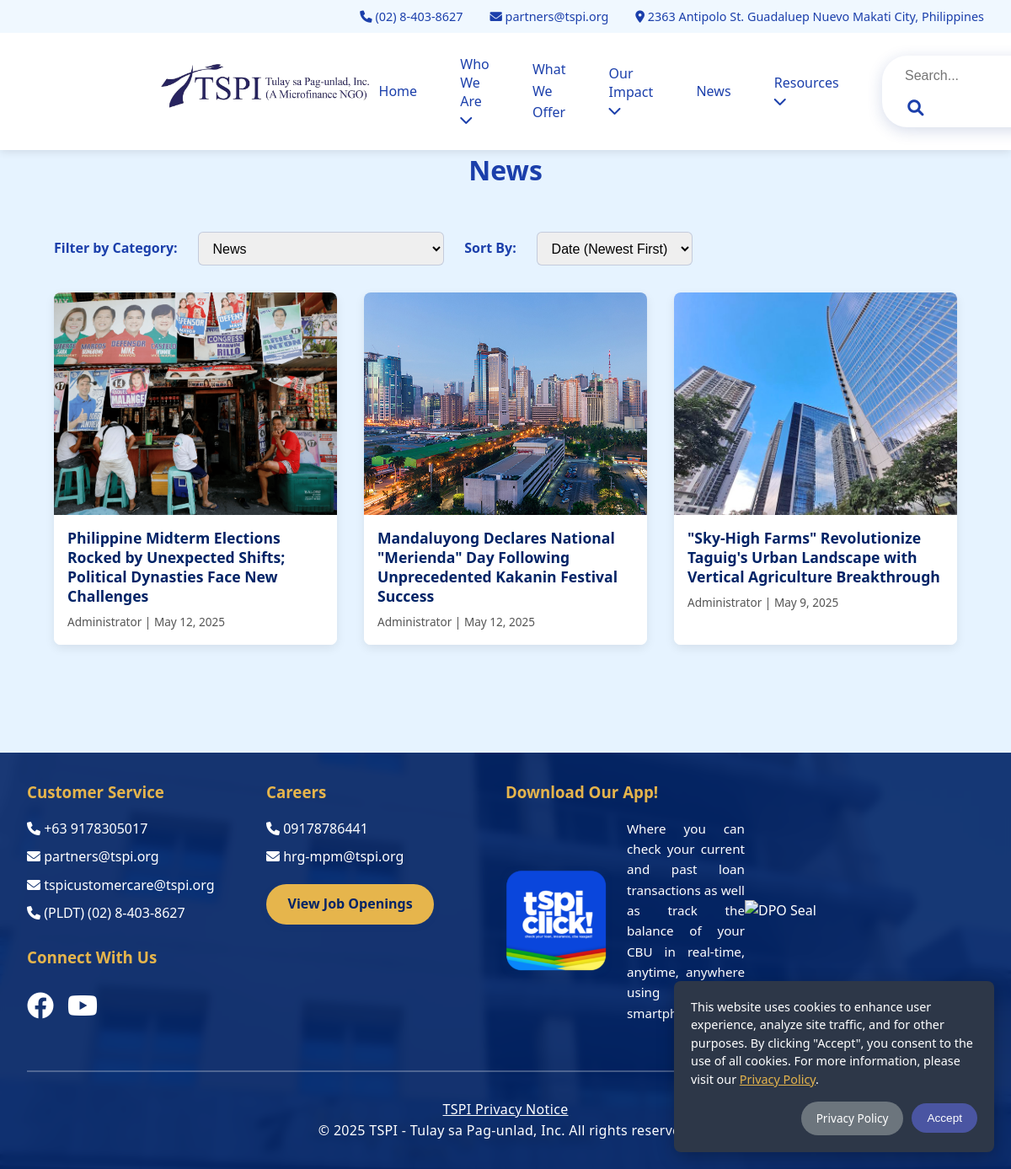
Page /news.php?category=1 on the committed database.
### tables this page shows
CREATE TABLE `categories` (
  `id` int(11) NOT NULL,
  `name` varchar(100) NOT NULL,
  `slug` varchar(100) NOT NULL
);

CREATE TABLE `content` (
  `id` int(11) NOT NULL,
  `title` varchar(255) NOT NULL,
  `slug` varchar(255) NOT NULL,
  `thumbnail` varchar(255) DEFAULT NULL,
  `content` text NOT NULL,
  `excerpt` varchar(500) DEFAULT NULL,
  `author_id` int(11) NOT NULL,
  `published_at` timestamp NOT NULL DEFAULT current_timestamp(),
  `status` enum('draft','published','archived') DEFAULT 'draft',
  `vote_score` int(11) NOT NULL DEFAULT 0
);

CREATE TABLE `users` (
  `id` int(11) NOT NULL,
  `username` varchar(50) NOT NULL,
  `password` varchar(255) NOT NULL,
  `name` varchar(100) NOT NULL,
  `email` varchar(100) NOT NULL,
  `role` varchar(20) NOT NULL DEFAULT 'editor',
  `status` enum('active','inactive','banned') DEFAULT 'inactive',
  `created_at` timestamp NOT NULL DEFAULT current_timestamp(),
  `profile_picture` varchar(255) DEFAULT NULL
);

### includes/config.php (called while the page is built, shortened)
<?php
function sanitize($input) {
    return htmlspecialchars($input, ENT_QUOTES, 'UTF-8');
}

### news.php (the view, shortened to what this page needs)
<?php
include 'includes/header.php';
?>
<?php
$categories_list = $pdo->query("SELECT * FROM categories ORDER BY name")->fetchAll();
$filter_category = isset($_GET['category']) ? (int)
    $_GET['category'] : null;
$sort_options = [
    'published_at_desc' => 'Date (Newest First)',
    'published_at_asc'  => 'Date (Oldest First)',
    'title_asc'         => 'Title (A-Z)',
    'title_desc'        => 'Title (Z-A)',
];
$current_sort = isset($_GET['sort']) && array_key_exists($_GET['sort'], $sort_options)
    ? $_GET['sort']
    : 'published_at_desc';
$sql = "SELECT a.id, a.title, a.slug, a.thumbnail, a.content, a.published_at, a.author_id, u.name as author_name
        FROM content a
        JOIN users u ON a.author_id = u.id";
$params = [];
if ($filter_category) {
    $sql .= " JOIN content_categories ac ON a.id = ac.content_id";
}
$sql .= " WHERE a.status = 'published'";
if ($filter_category) {
    $sql .= " AND ac.category_id = ?";
    $params[] = $filter_category;
}
switch ($current_sort) {
    case 'published_at_desc':
    default:
        $sql .= " ORDER BY a.published_at DESC";
        break;
}
$stmt = $pdo->prepare($sql);
$stmt->execute($params);
$news_contents = $stmt->fetchAll();
$dynamic_page_title = "TSPI News";
if ($filter_category) {
    foreach ($categories_list as $cat) {
        if ($cat['id'] == $filter_category) {
            $dynamic_page_title = sanitize($cat['name']);
            break;
        }
    }
}
?>
<main>
    <section class="news-grid-section">
        <h2 class="news-page-title"><?php echo $dynamic_page_title; ?></h2>
        <form method="get" class="news-filters">
            <label for="filter-category">Filter by Category:</label>
            <select id="filter-category" name="category" onchange="this.form.submit()">
                <?php foreach ($categories_list as $cat): ?>
                    <option value="<?php echo $cat['id']; ?>" <?php echo $filter_category == $cat['id'] ? 'selected' : ''; ?>>
                        <?php echo sanitize($cat['name']); ?>
                    </option>
                <?php endforeach; ?>
            </select>
            <label for="sort-order">Sort By:</label>
            <select id="sort-order" name="sort" onchange="this.form.submit()">
                <?php foreach ($sort_options as $key => $label): ?>
                    <option value="<?php echo $key; ?>" <?php echo $current_sort == $key ? 'selected' : ''; ?>>
                        <?php echo $label; ?>
                    </option>
                <?php endforeach; ?>
            </select>
        </form>
        <div class="contents-grid">
            <?php foreach ($news_contents as $art): ?>
                <?php
                if ($art['thumbnail']) {
                    if (preg_match('#^https?://#i', $art['thumbnail'])) {
                        $img = $art['thumbnail'];
                    } else {
                        $img = SITE_URL . '/' . $art['thumbnail'];
                    }
                } else {
                    $img = SITE_URL . '/assets/default-thumbnail.jpg';
                }
                ?>
                <a href="<?php echo SITE_URL; ?>/content.php?slug=<?php echo $art['slug']; ?>" class="similar-post-card">
                    <div class="similar-post-thumbnail-container">
                        <img src="<?php echo $img; ?>" alt="<?php echo sanitize($art['title']); ?>" class="similar-post-thumbnail">
                    </div>
                    <div class="similar-post-content">
                        <div class="similar-post-title"><?php echo sanitize($art['title']); ?></div>
                        <div class="similar-post-meta">
                            <?php echo sanitize($art['author_name']); ?> | <?php echo date('M j, Y', strtotime($art['published_at'])); ?>
                        </div>
                    </div>
                </a>
            <?php endforeach; ?>
        </div>
    </section>
</main>
<?php include 'includes/footer.php'; ?>

### assets/css/styles.css (style rules this page uses)
:root { --primary-blue: #1B3FAB; --secondary-gold: #e6b54c; --light-blue: #f0f5ff; --ligher-blue: #fdfdff; --dark-navy: #153084; --text-gray: #4a4a4a; --impact-green: #26a69a; --white: #ffffff; --black: #000000; }
* { margin: 0; padding: 0; box-sizing: border-box; }
body { font-family: 'Segoe UI', Tahoma, Geneva, Verdana, sans-serif; line-height: 1.6; color: var(--text-gray); background: var(--ligher-blue); display: flex; flex-direction: column; min-height: 100vh; overflow-x: hidden; width: 100%; max-width: 100%; }

### src/css/mainstyles.css (style rules this page uses)
:root { --primary-blue: #1B3FAB; --secondary-gold: #e6b54c; --light-blue: #f0f8ff; --ligher-blue: #e6f3ff; --dark-navy: #002366; --text-gray: #555; --light-gray: #f4f4f4; --white: #ffffff; --black: #000000; --navbar-height: 166px; --navbar-scroll-offset: calc(var(--navbar-height) + 24px); }
html { scroll-behavior: smooth; font-family: 'Open Sans', sans-serif; }
* { margin: 0; padding: 0; box-sizing: border-box; }
body { font-family: 'Segoe UI', Tahoma, Geneva, Verdana, sans-serif; line-height: 1.6; color: var(--text-gray); background: var(--ligher-blue); display: flex; flex-direction: column; min-height: 100vh; overflow-x: hidden; width: 100%; max-width: 100%; }
main > section { opacity: 0; transition: opacity 1s cubic-bezier(0.4,0,0.2,1); }
main > section.visible { opacity: 1; }
.news-grid-section { background: none; padding: 1rem 2rem 2rem; margin: 0; }
.news-grid-section h2 { color: var(--primary-blue); font-size: 2rem; font-weight: 700; margin-bottom: 3rem; text-align: center; }
html, body { height: 100%; margin: 0; }
main { flex-grow: 1; width: 100%; background-color: transparent; padding-top: var(--navbar-height); padding-bottom: 4rem; }
.similar-post-card { background: var(--white); border-radius: 8px; box-shadow: 0 4px 12px rgba(0, 0, 0, 0.08); overflow: hidden; display: flex; flex-direction: column; height: 100%; transform: scale(1); transition: transform 0.3s ease, box-shadow 0.3s ease; position: relative; text-decoration: none; }
.similar-post-thumbnail-container { overflow: hidden; position: relative; }
.similar-post-thumbnail { width: 100%; height: 264px; object-fit: cover; display: block; transition: transform 0.4s ease; }
.similar-post-content { padding: 1rem; flex-grow: 1; background-color: var(--white); z-index: 2; position: relative; }
.similar-post-title { font-size: 1.1rem; color: var(--dark-navy); margin-bottom: 0.5rem; line-height: 1.3; font-weight: 600; }
.similar-post-meta { font-size: 0.85rem; color: var(--text-gray); text-decoration: none; }
.news-filters { max-width: 1200px; margin: 2rem auto; padding: 0 2rem; display: flex; align-items: center; gap: 1.5rem; flex-wrap: wrap; }
.news-filters label { font-weight: 600; color: var(--primary-blue); }
.news-filters select { padding: 0.6rem 0.8rem; border: 1px solid rgba(26,61,143,0.2); border-radius: 6px; font-size: 1rem; outline: none; transition: border-color 0.3s ease; }
.contents-grid { display: grid; grid-template-columns: repeat(3, 1fr); gap: 2rem; max-width: 1200px; margin: 0 auto 2rem; padding: 0 2rem; }
.news-page-title { text-align: left; color: var(--primary-blue); font-size: 2.2rem; font-weight: 700; margin-bottom: 2rem; max-width: 1200px; margin-left: auto; margin-right: auto; padding: 0 2rem; }
.news-page main { padding-top: 160px; }

### rows in the picture
categories: name "News"
content: thumbnail (picture), title "Philippine Midterm Elections Rocked by Unexpected Shifts; Political Dynasties Face New Challenges", author.name "Administrator", published_at "May 12, 2025"
content: thumbnail (picture), title "Mandaluyong Declares National \"Merienda\" Day Following Unprecedented Kakanin Festival Success", author.name "Administrator", published_at "May 12, 2025"
content: thumbnail (picture), title "\"Sky-High Farms\" Revolutionize Taguig's Urban Landscape with Vertical Agriculture Breakthrough", author.name "Administrator", published_at "May 9, 2025"

### other values in the picture
form field category "News"
form field sort "Date (Newest First)"
